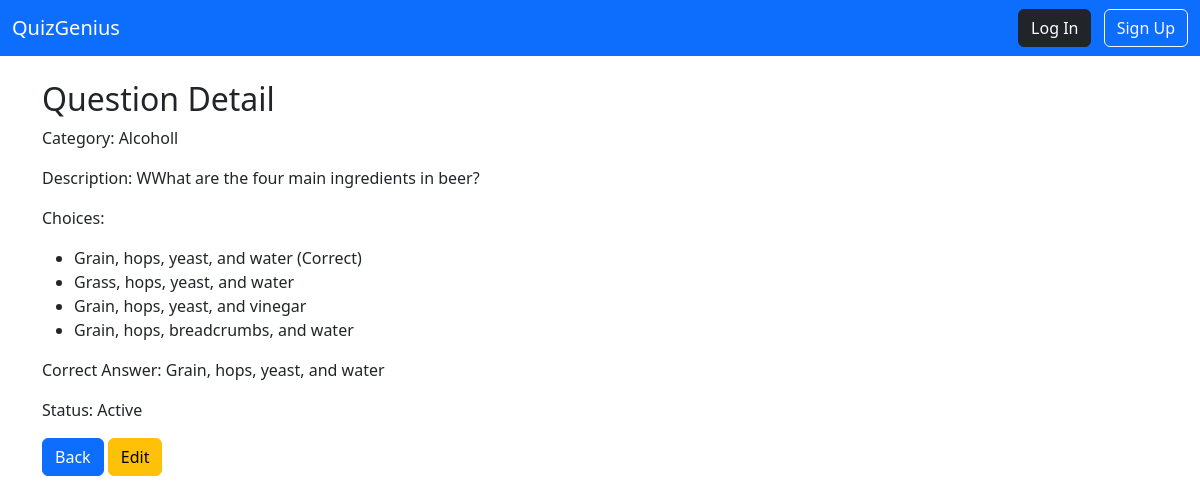
The app's page /question_detail/1/ with its own data.
### apps/quiz/models.py (models this page shows, shortened)
class Question(models.Model):
    category = models.ForeignKey(Category, on_delete=models.CASCADE)
    description = models.CharField(max_length=255)
    is_active = models.BooleanField(default=True)
    def get_correct_choice(self):
        return self.choice_set.filter(is_correct=True).first()

class Category(models.Model):
    name = models.CharField(max_length=255)
    is_active = models.BooleanField(default=True)

class Choice(models.Model):
    question = models.ForeignKey(Question, on_delete=models.CASCADE)
    description = models.CharField(max_length=255)
    is_correct = models.BooleanField(default=False)
    is_active = models.BooleanField(default=True)

### apps/quiz/views.py (the view)
# urls.py: path('question_detail/<int:pk>/', QuestionDetailView.as_view(), name='question_detail'),
class QuestionDetailView(DetailView):
    model = Question
    template_name = 'quiz/question_detail.html'
    context_object_name = 'question'

### templates/quiz/question_detail.html
{% extends "base.html" %}
{% block content %}
  <h2>Question Detail</h2>
  <p>Category: {{ question.category.name }}</p>
  <p>Description: {{ question.description }}</p>
  <p>Choices:</p>
    <ul>
        {% for choice in question.choice_set.all %}
            <li>{{ choice.description }} {% if choice.is_correct %}(Correct){% endif %}</li>
        {% endfor %}
    </ul>
  <p>Correct Answer: {{ question.get_correct_choice.description }}</p>
  <p>Status: {% if question.is_active %}Active{% else %}Inactive{% endif %}</p>
  <a href="{% url 'question_list' %}" class="btn btn-primary">Back</a>
  <a href="{% url 'question_update' pk=question.pk %}" class="btn btn-warning">Edit</a>
{% endblock %}

### records on screen
Question: category.name "Alcoholl", description "WWhat are the four main ingredients in beer?", get_correct_choice.description "Grain, hops, yeast, and water"
Choice: description "Grain, hops, yeast, and water", is_correct "(Correct)"
Choice: description "Grass, hops, yeast, and water"
Choice: description "Grain, hops, yeast, and vinegar"
Choice: description "Grain, hops, breadcrumbs, and water"
